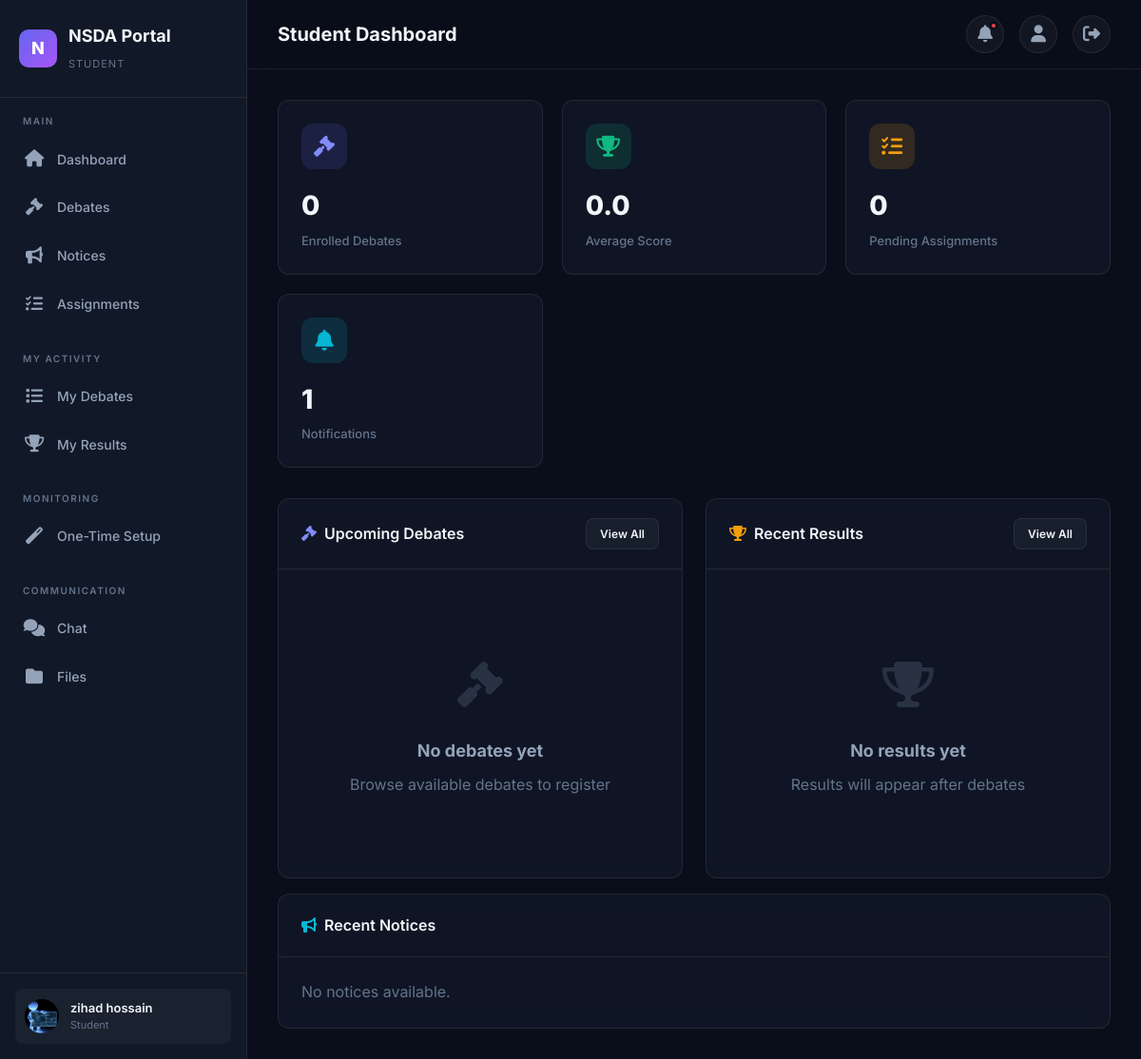
/dashboard/student/ (signed in), run on the app's committed database.
### accounts/models.py (models this page shows, shortened)
class User(AbstractUser):
    class Role(models.TextChoices):
        STUDENT = 'student', 'Student'
        TEACHER = 'teacher', 'Teacher'
        ADMIN = 'admin', 'Admin'
    role = models.CharField(
        max_length=10,
        choices=Role.choices,
        default=Role.STUDENT,
    )
    profile_picture = models.ImageField(
        upload_to='profiles/',
        blank=True,
        null=True,
    )
    phone = models.CharField(max_length=20, blank=True)
    bio = models.TextField(blank=True)
    grade_level = models.CharField(max_length=50, blank=True)
    school = models.CharField(max_length=200, blank=True)
    date_of_birth = models.DateField(blank=True, null=True)
    created_at = models.DateTimeField(auto_now_add=True)
    updated_at = models.DateTimeField(auto_now=True)
    @property
    def is_student(self):
        return self.role == self.Role.STUDENT
    @property
    def is_teacher(self):
        return self.role == self.Role.TEACHER
    @property
    def is_admin_user(self):
        return self.role == self.Role.ADMIN

### portal/views.py (the view)
# urls.py: path('dashboard/student/', views.StudentDashboardView.as_view(), name='student_dashboard'),
class StudentDashboardView(StudentRequiredMixin, View):
    def get(self, request):
        from debates.models import DebateRegistration, DebateResult
        my_debates = DebateRegistration.objects.filter(
            student=request.user
        ).select_related('debate')[:5]
        my_results = DebateResult.objects.filter(
            student=request.user
        ).select_related('debate').order_by('-created_at')[:5]
        pending_assignments = Assignment.objects.filter(
            due_date__gte=timezone.now()
        ).exclude(
            submissions__student=request.user
        )[:5]
        notices = Notice.objects.filter(
            Q(target_role='all') | Q(target_role='student')
        )[:5]
        context = {
            'my_debates': my_debates,
            'my_results': my_results,
            'pending_assignments': pending_assignments,
            'notices': notices,
            'total_debates': DebateRegistration.objects.filter(student=request.user).count(),
            'avg_score': DebateResult.objects.filter(student=request.user).aggregate(
                avg=Avg('score')
            )['avg'] or 0,
        }
        return render(request, 'portal/student_dashboard.html', context)

### accounts/mixins.py (called while the page is built)
    def test_func(self):
        if self.required_role is None:
            return True
        return self.request.user.role == self.required_role

### portal/context_processors.py (called while the page is built)
def notifications_processor(request):
    if request.user.is_authenticated:
        unread_count = Notification.objects.filter(
            user=request.user, is_read=False
        ).count()
        recent_notifications = Notification.objects.filter(
            user=request.user
        ).order_by('-created_at')[:5]
        return {
            'unread_notifications_count': unread_count,
            'recent_notifications': recent_notifications
        }
    return {'unread_notifications_count': 0, 'recent_notifications': []}

### templates/portal/student_dashboard.html (shortened to what this page needs)
{% extends "base.html" %}
{% block page_title %}Student Dashboard{% endblock %}
{% block content %}
<div class="stats-grid">
    <div class="stat-card"><div class="stat-icon purple"><i class="fas fa-gavel"></i></div><div class="stat-value">{{ total_debates }}</div><div class="stat-label">Enrolled Debates</div></div>
    <div class="stat-card"><div class="stat-icon green"><i class="fas fa-trophy"></i></div><div class="stat-value">{{ avg_score|floatformat:1 }}</div><div class="stat-label">Average Score</div></div>
    <div class="stat-card"><div class="stat-icon orange"><i class="fas fa-tasks"></i></div><div class="stat-value">{{ pending_assignments|length }}</div><div class="stat-label">Pending Assignments</div></div>
    <div class="stat-card"><div class="stat-icon cyan"><i class="fas fa-bell"></i></div><div class="stat-value">{{ unread_notifications_count }}</div><div class="stat-label">Notifications</div></div>
</div>
<div class="grid-2">
    <div class="card">
        <div class="card-header"><h3><i class="fas fa-gavel" style="color:var(--accent-light);margin-right:8px;"></i>Upcoming Debates</h3><a href="{% url 'debates:list' %}" class="btn btn-sm btn-secondary">View All</a></div>
        <div class="card-body">
            {% for reg in my_debates %}
            <div style="padding:12px 0;border-bottom:1px solid var(--border-color);display:flex;justify-content:space-between;align-items:center;">
                <div><a href="{% url 'debates:detail' reg.debate.pk %}" style="font-weight:600;">{{ reg.debate.title }}</a><br><span class="text-sm text-muted">{{ reg.debate.date|date:"M d, Y" }} at {{ reg.debate.time|time:"H:i" }}</span></div>
                <span class="badge badge-{% if reg.debate.status == 'upcoming' %}info{% elif reg.debate.status == 'completed' %}success{% else %}warning{% endif %}">{{ reg.debate.get_status_display }}</span>
            </div>
            {% empty %}<div class="empty-state"><div class="icon"><i class="fas fa-gavel"></i></div><h3>No debates yet</h3><p>Browse available debates to register</p></div>{% endfor %}
        </div>
    </div>
    <div class="card">
        <div class="card-header"><h3><i class="fas fa-trophy" style="color:var(--warning);margin-right:8px;"></i>Recent Results</h3><a href="{% url 'debates:my_results' %}" class="btn btn-sm btn-secondary">View All</a></div>
        <div class="card-body">
            {% for result in my_results %}
            <div style="padding:12px 0;border-bottom:1px solid var(--border-color);display:flex;justify-content:space-between;align-items:center;">
                <div><strong>{{ result.debate.title }}</strong><br><span class="text-sm text-muted">{{ result.created_at|date:"M d, Y" }}</span></div>
                <div style="text-align:right;"><span style="font-size:20px;font-weight:700;color:var(--success);">{{ result.score }}</span><br>{% if result.rank %}<span class="text-sm text-muted">Rank #{{ result.rank }}</span>{% endif %}</div>
            </div>
            {% empty %}<div class="empty-state"><div class="icon"><i class="fas fa-trophy"></i></div><h3>No results yet</h3><p>Results will appear after debates</p></div>{% endfor %}
        </div>
    </div>
</div>
<div class="card mt-16">
    <div class="card-header"><h3><i class="fas fa-bullhorn" style="color:var(--info);margin-right:8px;"></i>Recent Notices</h3></div>
    <div class="card-body">
        {% for notice in notices %}
        <div class="notice-card card mb-16 {% if notice.is_pinned %}pinned{% endif %}">
            <h4>{% if notice.is_pinned %}<i class="fas fa-thumbtack" style="color:var(--warning);margin-right:6px;"></i>{% endif %}{{ notice.title }}</h4>
            <div class="meta">{{ notice.posted_by.get_full_name }} — {{ notice.created_at|date:"M d, Y" }}</div>
            <p class="text-sm">{{ notice.content|truncatewords:30 }}</p>
        </div>
        {% empty %}<p class="text-muted">No notices available.</p>{% endfor %}
    </div>
</div>
{% endblock %}

### templates/base.html (shortened to what this page needs)
{% load static %}
<!DOCTYPE html>
<html lang="en">
<head>
    <link rel="stylesheet" href="{% static 'css/style.css' %}">
    <link rel="stylesheet" href="https://cdnjs.cloudflare.com/ajax/libs/font-awesome/6.5.0/css/all.min.css">
</head>
<body>
<div class="app-wrapper">
    <aside class="sidebar" id="sidebar">
        <div class="sidebar-brand">
            <div class="logo">N</div>
            <div><h2>NSDA Portal</h2><small>{{ request.user.get_role_display|default:"Portal" }}</small></div>
        </div>
        <nav class="sidebar-nav">
            <div class="nav-section">
                <div class="nav-section-title">Main</div>
                <a href="{% url 'portal:dashboard' %}" class="nav-link"><span class="icon"><i class="fas fa-home"></i></span>Dashboard</a>
                <a href="{% url 'debates:list' %}" class="nav-link"><span class="icon"><i class="fas fa-gavel"></i></span>Debates</a>
                <a href="{% url 'portal:notice_list' %}" class="nav-link"><span class="icon"><i class="fas fa-bullhorn"></i></span>Notices</a>
                <a href="{% url 'portal:assignment_list' %}" class="nav-link"><span class="icon"><i class="fas fa-tasks"></i></span>Assignments</a>
            </div>
            {% if request.user.is_student %}
            <div class="nav-section">
                <div class="nav-section-title">My Activity</div>
                <a href="{% url 'debates:my_debates' %}" class="nav-link"><span class="icon"><i class="fas fa-list"></i></span>My Debates</a>
                <a href="{% url 'debates:my_results' %}" class="nav-link"><span class="icon"><i class="fas fa-trophy"></i></span>My Results</a>
            </div>
            <div class="nav-section">
                <div class="nav-section-title">Monitoring</div>
                <a href="{% url 'monitoring:download_package' %}" class="nav-link"><span class="icon"><i class="fas fa-magic"></i></span>One-Time Setup</a>
            </div>
            {% endif %}
            <div class="nav-section">
                <div class="nav-section-title">Communication</div>
                <a href="{% url 'chat:room_list' %}" class="nav-link"><span class="icon"><i class="fas fa-comments"></i></span>Chat</a>
                <a href="{% url 'portal:file_list' %}" class="nav-link"><span class="icon"><i class="fas fa-folder"></i></span>Files</a>
            </div>
        </nav>
        <div class="sidebar-footer">
            <div class="user-card">
                <div class="user-avatar">
                    {% if request.user.profile_picture %}
                        <img src="{{ request.user.profile_picture.url }}" alt="avatar">
                    {% else %}
                        {{ request.user.first_name|first|default:request.user.username|first|upper }}
                    {% endif %}
                </div>
                <div class="user-info">
                    <div class="name">{{ request.user.get_full_name|default:request.user.username }}</div>
                    <div class="role">{{ request.user.get_role_display }}</div>
                </div>
            </div>
        </div>
    </aside>
    <main class="main-content">
        <header class="topbar">
            <div style="display:flex;align-items:center;gap:12px;">
                <h1>{% block page_title %}Dashboard{% endblock %}</h1>
            </div>
            <div class="topbar-actions">
                <div class="dropdown-wrapper">
                    <button class="btn-icon" id="notification-toggle">
                        <i class="fas fa-bell"></i>
                        {% if unread_notifications_count %}<span class="badge-dot"></span>{% endif %}
                    </button>
                </div>
                <a href="{% url 'accounts:profile' %}" class="btn-icon"><i class="fas fa-user"></i></a>
                <a href="{% url 'accounts:logout' %}" class="btn-icon"><i class="fas fa-sign-out-alt"></i></a>
            </div>
        </header>
        <div class="content-area">
            {% block content %}{% endblock %}
        </div>
    </main>
</div>
</body>
</html>

### data on the page
User: user.role "STUDENT", user.profile_picture (picture), user.get_full_name "zihad hossain", user.role "Student"

### other printed values
{{ total_debates }} "0"
{{ avg_score|floatformat:1 }} "0.0"
{{ pending_assignments|length }} "0"
{{ unread_notifications_count }} "1"
